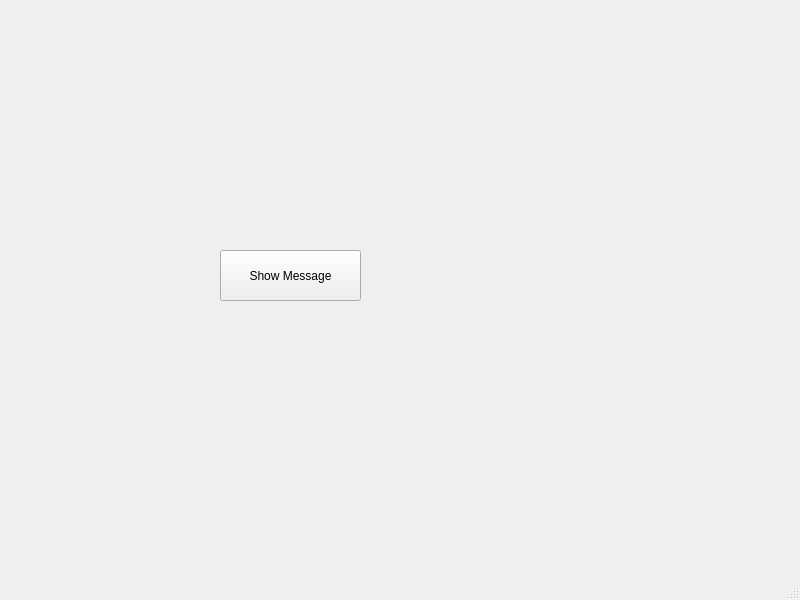
<?xml version="1.0" encoding="UTF-8"?>
<ui version="4.0">
 <class>MainWindow</class>
 <widget class="QMainWindow" name="MainWindow">
  <property name="geometry">
   <rect>
    <x>0</x>
    <y>0</y>
    <width>800</width>
    <height>600</height>
   </rect>
  </property>
  <property name="windowTitle">
   <string>MainWindow</string>
  </property>
  <widget class="QWidget" name="centralwidget">
   <widget class="QPushButton" name="pushButton">
    <property name="geometry">
     <rect>
      <x>220</x>
      <y>250</y>
      <width>141</width>
      <height>51</height>
     </rect>
    </property>
    <property name="text">
     <string>Show Message</string>
    </property>
   </widget>
  </widget>
  <widget class="QMenuBar" name="menubar">
   <property name="geometry">
    <rect>
     <x>0</x>
     <y>0</y>
     <width>800</width>
     <height>22</height>
    </rect>
   </property>
  </widget>
  <widget class="QStatusBar" name="statusbar"/>
 </widget>
 <resources/>
 <connections/>
</ui>
